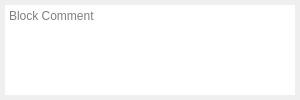
<?xml version="1.0" encoding="UTF-8"?>
<ui version="4.0">
 <class>glitch_object_block_comment_arduino</class>
 <widget class="QWidget" name="glitch_object_block_comment_arduino">
  <property name="geometry">
   <rect>
    <x>0</x>
    <y>0</y>
    <width>300</width>
    <height>100</height>
   </rect>
  </property>
  <property name="windowTitle">
   <string>Form</string>
  </property>
  <layout class="QHBoxLayout" name="horizontalLayout">
   <property name="spacing">
    <number>5</number>
   </property>
   <property name="leftMargin">
    <number>5</number>
   </property>
   <property name="topMargin">
    <number>5</number>
   </property>
   <property name="rightMargin">
    <number>5</number>
   </property>
   <property name="bottomMargin">
    <number>5</number>
   </property>
   <item>
    <widget class="glitch_object_plaintextedit" name="comment">
     <property name="toolTip">
      <string>Comment</string>
     </property>
     <property name="frameShape">
      <enum>QFrame::NoFrame</enum>
     </property>
     <property name="placeholderText">
      <string>Block Comment</string>
     </property>
    </widget>
   </item>
  </layout>
 </widget>
 <customwidgets>
  <customwidget>
   <class>glitch_object_plaintextedit</class>
   <extends>QPlainTextEdit</extends>
   <header>glitch-object-plaintextedit.h</header>
  </customwidget>
 </customwidgets>
 <tabstops>
  <tabstop>comment</tabstop>
 </tabstops>
 <resources>
  <include location="../../Icons/icons.qrc"/>
 </resources>
 <connections/>
</ui>
